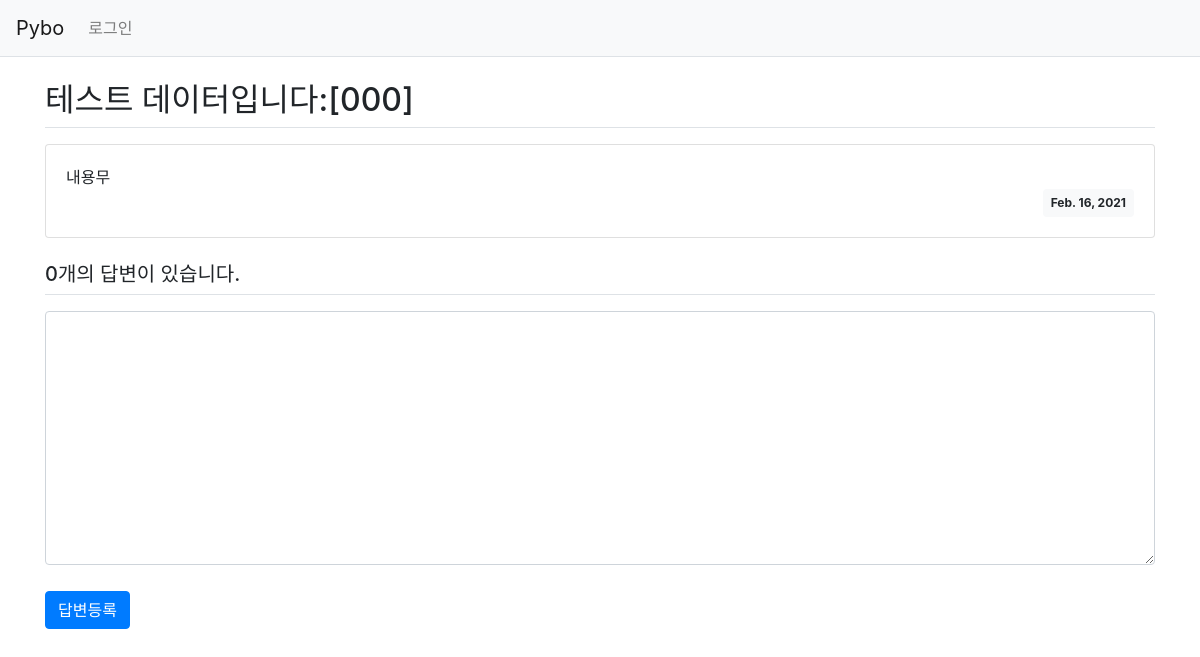
The page /pybo/8/ on the database as committed earlier.
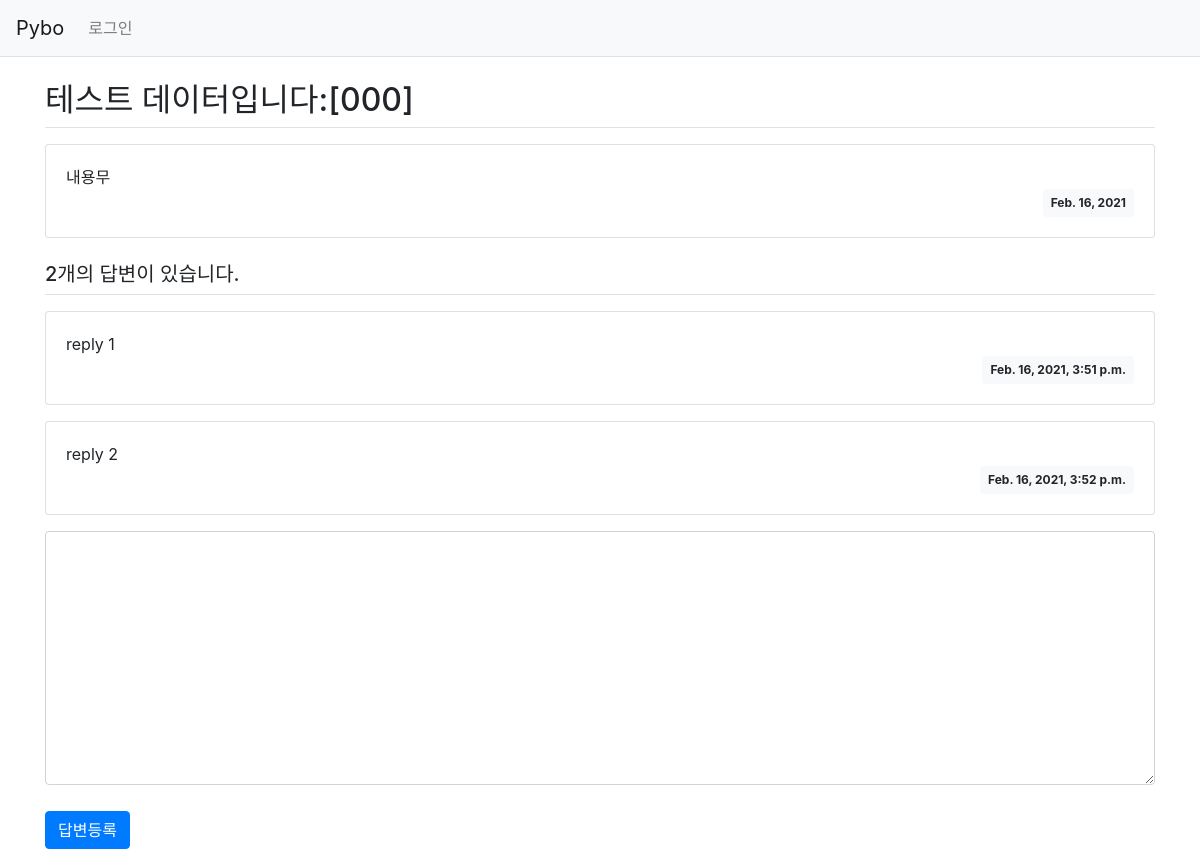
The same page on the database as committed later.
### pybo/models.py (models this page shows, shortened)
class Question(models.Model):
  subject = models.CharField(max_length=200)
  content = models.TextField()
  create_date = models.DateField()

class Answer(models.Model):
  question = models.ForeignKey(Question, on_delete=models.CASCADE)
  content = models.TextField()
  create_date = models.DateTimeField()

### pybo/views.py (the view)
# urls.py: path('<int:question_id>/', views.detail, name='detail'),
def detail(request, question_id):
  question = get_object_or_404(Question, pk=question_id)
  context = {'question': question}
  return render(request, 'pybo/question_detail.html', context)

### templates/pybo/question_detail.html (shortened to what this page needs)
{% extends 'base.html' %}
{% block content %}
<div class="container my-3">
    <h2 class="border-bottom py-2">{{ question.subject }}</h2>
    <div class="card my-3">
        <div class="card-body">
            <div class="card-text" style="white-space: pre-line;">{{ question.content }}</div>
            <div class="d-flex justify-content-end">
                <div class="badge badge-light p-2">
                    {{ question.create_date }}
                </div>
            </div>
        </div>
    </div>
    <h5 class="border-bottom my-3 py-2">{{question.answer_set.count}}개의 답변이 있습니다.</h5>
    {% for answer in question.answer_set.all %}
    <div class="card my-3">
        <div class="card-body">
            <div class="card-text" style="white-space: pre-line;">{{ answer.content }}</div>
            <div class="d-flex justify-content-end">
                <div class="badge badge-light p-2">
                    {{ answer.create_date }}
                </div>
            </div>
        </div>
    </div>
    {% endfor %}
    <form action="{% url 'pybo:answer_create' question.id %}" method="post" class="my-3">
        <div class="form-group">
            <textarea name="content" id="content" class="form-control" rows="10"></textarea>
        </div>
        <input type="submit" value="답변등록" class="btn btn-primary">
    </form>
</div>
{% endblock %}

### templates/base.html (shortened to what this page needs)
{% load static %}
<!doctype html>
<html lang="ko">
<head>
    <link rel="stylesheet" href="https://maxcdn.bootstrapcdn.com/bootstrap/4.0.0/css/bootstrap.min.css">
    <link rel="stylesheet" type="text/css" href="{% static 'style.css' %}">
</head>
<body>
{% include 'navbar.html' %}
{% block content %}
{% endblock %}
</body>
</html>

### templates/navbar.html (shortened to what this page needs)
<nav class="navbar navbar-expand-lg navbar-light bg-light border-bottom">
  <a class="navbar-brand" href="{% url 'pybo:index' %}">Pybo</a>
  <div class="collapse navbar-collapse flex-grow-0" id="navbarNav">
    <ul class="navbar-nav">
      <li class="nav-item ">
        {% if user.is_authenticated %}
          <a class="nav-link" href="{% url 'common:logout' %}">{{ user.username }} (로그아웃)</a>
        {% else %}
          <a class="nav-link" href="{% url 'common:login' %}">로그인</a>
        {% endif %}
      </li>
    </ul>
  </div>
</nav>

### static/style.css (style rules this page uses)
textarea { width: 100% !important; }
input[type=submit] { margin-top: 10px !important; }

Rows that differ between the two databases and show on the page:
computed for Question "테스트 데이터입니다:[000]": answer_set.count "0" → "2"
added Answer: content "reply 1", create_date "Feb. 16, 2021, 3:51 p.m."
added Answer: content "reply 2", create_date "Feb. 16, 2021, 3:52 p.m."
